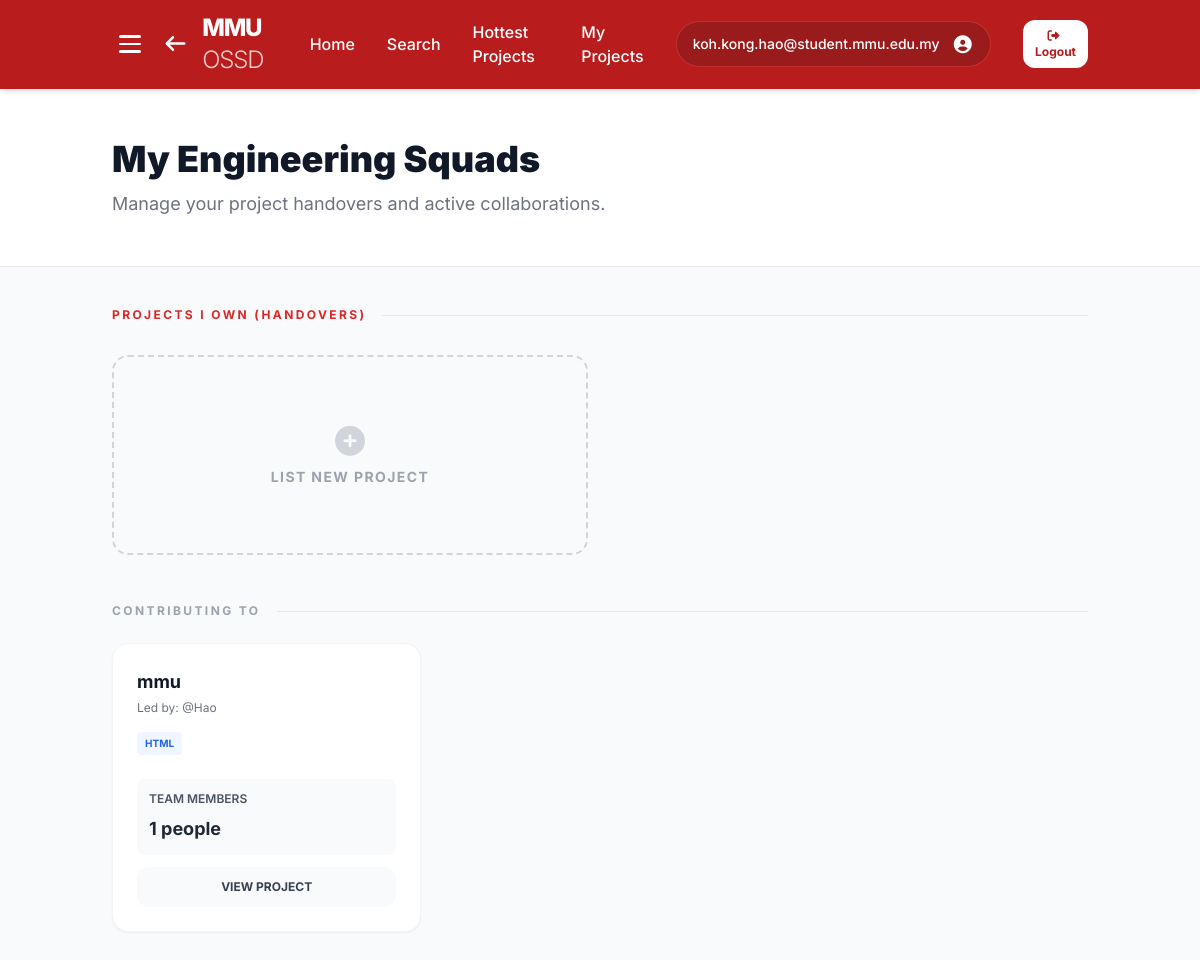
Page /my_projects (signed in) on the committed database.
### website/models.py (models this page shows)
class User(db.Model):
    __tablename__ = 'users'
    id = db.Column(db.Integer, primary_key=True, autoincrement=True)
    email = db.Column(db.String(255), unique=True, nullable=False)
    password_hash = db.Column(db.String(255))
    name = db.Column(db.String(255), nullable=False, default='MMU Student')
    is_admin = db.Column(db.Boolean, default=False, nullable=False)
    faculty = db.Column(db.String(255), nullable=False, default='Faculty of Computing & Informatics')
    bio = db.Column(db.Text, default='')
    avatar_path = db.Column(db.String(255), default='')
    interests = db.Column(db.Text, default='')  # Comma-separated project interests
    rank = db.Column(db.Integer, nullable=False, default=0)
    karma = db.Column(db.Integer, nullable=False, default=0)
    created_at = db.Column(db.DateTime, nullable=False, default=datetime.utcnow)
    is_verified = db.Column(db.Boolean, default=False)
    is_admin = db.Column(db.Boolean, default=False)  # Admin privilege for content moderation
    otp = db.Column(db.String(6), nullable=True)
    last_seen = db.Column(db.DateTime, nullable=True)
    skills = db.relationship('Skill', backref='user', lazy=True, cascade='all, delete-orphan')
    badges = db.relationship('Badge', backref='user', lazy=True, cascade='all, delete-orphan')
    comments = db.relationship('Comment', backref='user', lazy=True, cascade='all, delete-orphan')
    projects = db.relationship('Project', backref='user', lazy=True, cascade='all, delete-orphan')
    suggestions = db.relationship('Suggestion', backref='user', lazy=True, cascade='all, delete-orphan')
    questions = db.relationship('Question', backref='author', lazy=True, cascade='all, delete-orphan')
    question_likes = db.relationship('QuestionLike', backref='user', lazy=True, cascade='all, delete-orphan')
    question_favorites = db.relationship('QuestionFavorite', backref='user', lazy=True, cascade='all, delete-orphan')
    question_comments = db.relationship('QuestionComment', backref='user', lazy=True, cascade='all, delete-orphan')
    starred_projects = db.relationship('ProjectStar', backref='user', lazy=True, cascade='all, delete-orphan')
    settings = db.relationship('UserSettings', backref='user', uselist=False, cascade='all, delete-orphan')

class Project(db.Model):
    __tablename__ = 'projects'
    id = db.Column(db.Integer, primary_key=True, autoincrement=True)
    user_id = db.Column(db.Integer, db.ForeignKey('users.id', ondelete='CASCADE'), nullable=False)
    project_name = db.Column(db.String(255), nullable=False)
    description = db.Column(db.Text, default='')
    status = db.Column(db.String(50), nullable=False, default='Active')
    repo_url = db.Column(db.String(255), default='')
    languages = db.Column(db.String(255), default='')
    roles_needed = db.Column(db.String(255), default='')
    contributors = db.Column(db.String(50), default='1')
    created_at = db.Column(db.DateTime, nullable=False, default=datetime.utcnow)
    views = db.Column(db.Integer, default=0)
    images = db.relationship('ProjectImage', backref='project', lazy=True, cascade='all, delete-orphan')
    suggestions = db.relationship('Suggestion', backref='project', lazy=True, cascade='all, delete-orphan')
    members = db.relationship('ProjectMember', backref='project', lazy='subquery', cascade='all, delete-orphan')
    stars = db.relationship('ProjectStar', backref='project', lazy=True, cascade='all, delete-orphan')

### website/views.py (the view)
@views.route('/my_projects')
def my_projects():
    current_user = get_current_user()
    if not current_user or 'user_email' not in session:
        flash("Please login to view your projects.", "error")
        return redirect(url_for('views.login'))
    own_projects = Project.query.filter_by(user_id=current_user.id).order_by(Project.created_at.desc()).all()
    memberships = current_user.project_memberships.all()
    joined_projects = [membership.project for membership in memberships]
    current_user.last_seen = datetime.now(timezone.utc)
    db.session.commit()
    return render_template("My_Projects.html", own_projects=own_projects, joined_projects=joined_projects)

### website/views.py (called while the page is built)
def get_current_user():
    email = session.get('user_email', 'student@mmu.edu.my')
    user = User.query.filter_by(email=email).first()
    return user

### website/templates/My_Projects.html (shortened to what this page needs)
<!DOCTYPE html>
<html lang="en">
<head>
    <script src="https://cdn.tailwindcss.com"></script>
    <link href="https://cdnjs.cloudflare.com/ajax/libs/font-awesome/7.0.1/css/all.min.css" rel="stylesheet">
</head>
<body class="bg-gray-50 text-gray-900">
<nav class="bg-red-700 text-white shadow-md sticky top-0 z-50">
    <div class="container mx-auto px-6 py-3 flex items-center justify-between">
        <div class="flex items-center gap-4">
            <button id="menu-btn" class="hamburger" aria-label="Toggle menu" aria-expanded="false">
                <span class="bar"></span>
                <span class="bar"></span>
                <span class="bar"></span>
            </button>
            <a href="{{ url_for('views.home') }}" class="hover:opacity-80 transition flex items-center gap-4">
                <i class="fas fa-arrow-left text-xl"></i>
                <h1 class="text-2xl font-extrabold tracking-tighter">
                    MMU <span class="font-light text-red-200">OSSD</span>
                </h1>
            </a>
        </div>
        <div class="hidden md:flex space-x-8 items-center font-medium">
            <a href="{{ url_for('views.home') }}" class="hover:text-red-200 transition">Home</a>
            <a href="{{ url_for('views.search') }}" class="hover:text-red-200 transition">Search</a>
            <a href="{{ url_for('views.hottest_projects') }}" class="text-white transition">Hottest Projects</a>
            <a href="{{ url_for('views.my_projects') }}" class="hover:text-red-200 transition">My Projects</a>
            <a href="{{ url_for('views.profile') }}" class="bg-red-800 px-4 py-2 rounded-full flex items-center space-x-3 border border-red-500/50 cursor-pointer hover:bg-red-900 transition">
                <span id="nav-email" class="text-sm">{{ session.get('user_email', 'Guest') }}</span>
                <i class="fas fa-user-circle text-lg"></i>
            </a>
            <button id="logout-btn"
                class="bg-white text-red-700 hover:bg-red-50 text-xs font-bold px-3 py-2 rounded-xl transition">
                <i class="fas fa-sign-out-alt mr-1"></i>Logout
            </button>
        </div>
    </div>
</nav>
<header class="bg-white border-b py-12">
    <div class="container mx-auto px-6">
        <h2 class="text-4xl font-black text-gray-900 leading-tight">My Engineering Squads</h2>
        <p class="text-gray-500 mt-2 text-lg">Manage your project handovers and active collaborations.</p>
    </div>
</header>
<main class="container mx-auto px-6 py-10">
    <section class="mb-12">
        <div class="flex items-center mb-8">
            <h3 class="text-xs font-bold text-red-600 uppercase tracking-[0.2em] whitespace-nowrap">
                Projects I Own (Handovers)
            </h3>
            <div class="h-px bg-gray-200 flex-grow ml-4"></div>
        </div>
        <div class="grid grid-cols-1 md:grid-cols-2 gap-6">
            <a href="{{ url_for('views.list_project') }}" class="border-2 border-dashed border-gray-300 rounded-2xl flex flex-col items-center justify-center p-6 hover:border-red-400 hover:bg-red-50 transition group min-h-[200px]">
                <i class="fas fa-plus-circle text-3xl text-gray-300 group-hover:text-red-500 mb-2"></i>
                <span class="font-bold text-gray-400 group-hover:text-red-600 text-sm uppercase tracking-widest">List New Project</span>
            </a>
        </div>
    </section>
    <section class="mt-12">
        <div class="flex items-center mb-6">
            <h3 class="text-xs font-bold text-gray-400 uppercase tracking-[0.2em]">
                Contributing To
            </h3>
            <div class="h-px bg-gray-200 flex-grow ml-4"></div>
        </div>
        <div class="grid grid-cols-1 md:grid-cols-2 lg:grid-cols-3 gap-6">
            {% if joined_projects and joined_projects|length > 0 %}
                {% for project in joined_projects %}
                <div class="bg-white p-6 rounded-2xl border border-gray-100 shadow-sm hover:shadow-md transition flex flex-col justify-between h-full">
                    <div>
                        <h4 class="text-lg font-bold text-gray-900 mb-1">{{ project.project_name }}</h4>
                        <p class="text-xs text-gray-500 mb-4">Led by: @{{ project.user.name }}</p>
                        <div class="flex flex-wrap gap-2 mb-6">
                            {% if project.languages %}
                                {% for lang in project.languages.split(',') %}
                                <span class="text-[10px] font-bold bg-blue-50 text-blue-600 px-2 py-1 rounded uppercase">
                                    {{ lang.strip() }}
                                </span>
                                {% endfor %}
                            {% else %}
                                <span class="text-[10px] font-bold bg-gray-50 text-gray-500 px-2 py-1 rounded uppercase">
                                    N/A
                                </span>
                            {% endif %}
                        </div>
                        <div class="mb-3 p-3 bg-gray-50 rounded-lg">
                            <h6 class="text-xs font-semibold text-gray-600 uppercase">Team Members</h6>
                            <div class="text-lg font-bold text-gray-800 mt-2">{{ project.members|length }} people</div>
                        </div>
                    </div>
                    <a href="{{ url_for('views.project_page', project_id=project.id) }}" class="block w-full text-center bg-gray-50 text-gray-700 hover:bg-gray-100 py-3 rounded-xl text-xs font-bold transition mt-auto">
                        VIEW PROJECT
                    </a>
                </div>
                {% endfor %}
            {% else %}
                <div class="col-span-full py-16 text-center text-gray-400 text-sm font-medium border-2 border-dashed border-gray-100 rounded-2xl bg-gray-50/50">
                    You haven't joined any other teams yet.
                </div>
            {% endif %}
        </div>
    </section>
</main>
</body>
</html>

### website/templates/My_Projects.html (style rules this page uses)
body { font-family: 'Inter', sans-serif; }
.hamburger { display: flex; flex-direction: column; justify-content: center; align-items: center; width: 40px; height: 40px; cursor: pointer; border: none; background: transparent; border-radius: 8px; padding: 6px; gap: 5px; transition: background 0.2s ease; position: relative; }
.hamburger .bar { display: block; width: 22px; height: 2.5px; border-radius: 99px; background: #fff; transition: transform 0.35s cubic-bezier(0.23, 1, 0.32, 1), opacity 0.25s ease, width 0.3s ease; transform-origin: center; }

### rows in the picture
User: get "koh.kong.hao@student.mmu.edu.my"
Project: project_name "mmu", user.name "Hao", strip "HTML", members|length "1"
